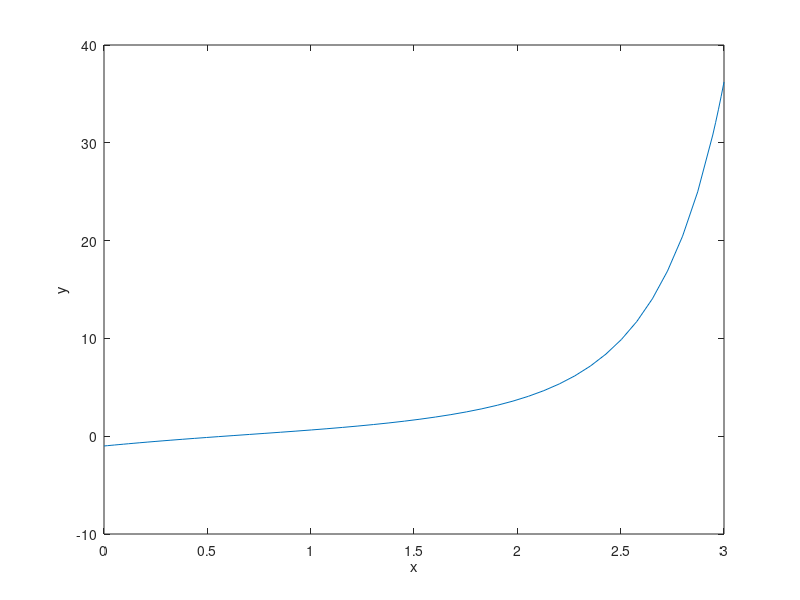

The MATLAB script that drew this image:
clear;
x = 0:0.1:3;
f = @(x,y) [y(2);x.*sin(2*x)-x.*y(2)+exp(x).*y(1)];
[x,y] = ode45(f,[0,3],[-1,2]);
plot(x,y(:,1));
xlabel('x');
ylabel('y');
